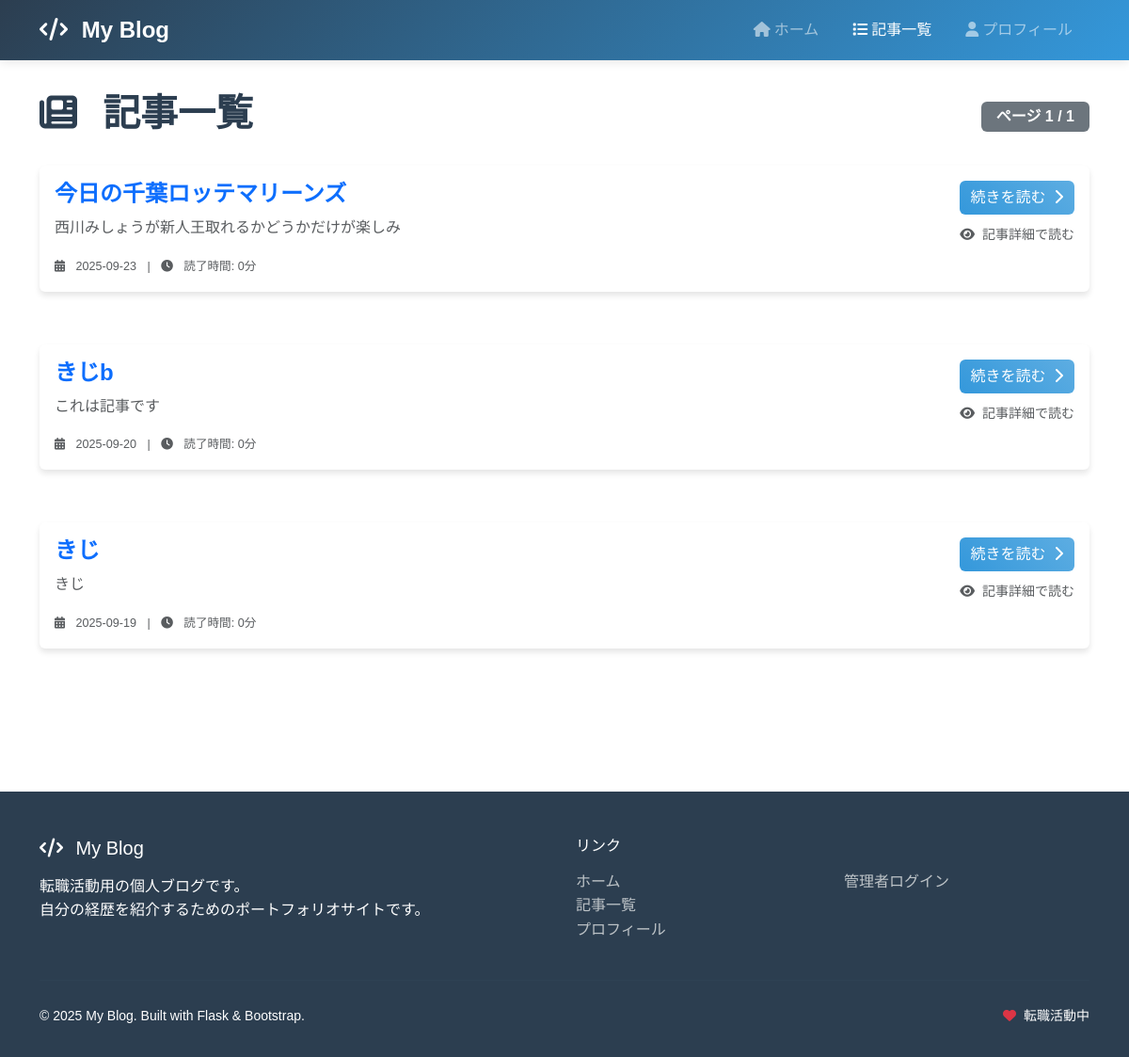
Page /posts on the earlier database version.
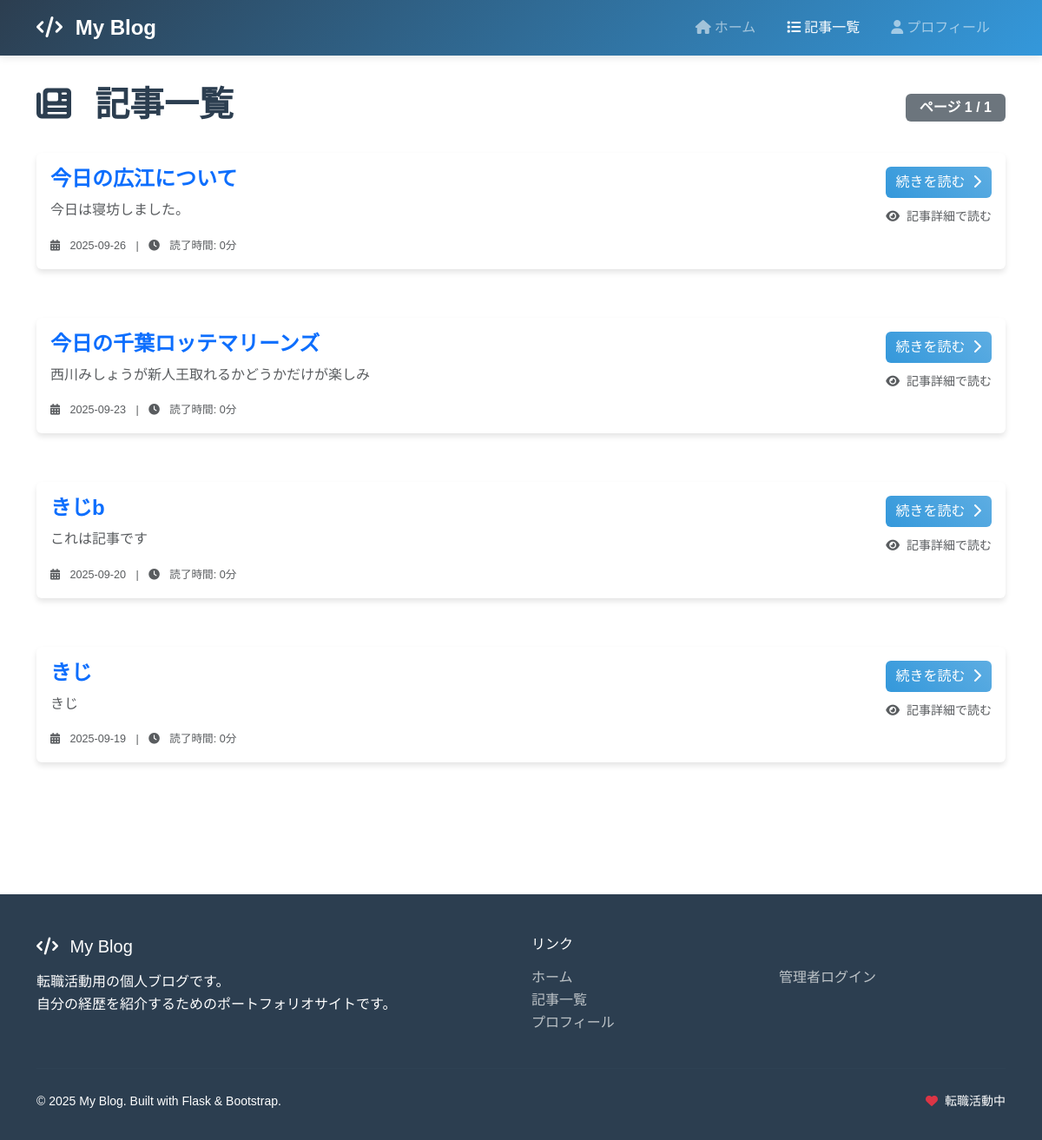
Same page on the later database version.
### app.py (models this page shows, shortened)
class Post(db.Model):
    __tablename__ = 'posts'
    id = db.Column(db.Integer, primary_key=True)
    title = db.Column(db.String(200), nullable=False)
    content = db.Column(db.Text, nullable=False)
    created_at = db.Column(db.DateTime, default=datetime.now)
    updated_at = db.Column(db.DateTime, default=datetime.now, onupdate=datetime.now)
    is_published = db.Column(db.Boolean, default=False)
    def get_summary(self, length=150):
        return self.content[:length] + '...' if len(self.content) > length else self.content

### app.py (the view)
@app.route('/posts')
def posts_list():
    page = request.args.get('page', 1, type=int)
    per_page = 10
    pagination = Post.query.filter_by(is_published=True) \
        .order_by(Post.created_at.desc()) \
        .paginate(page=page, per_page=per_page, error_out=False)
    posts = pagination.items
    posts_with_summary = []
    for post in posts:
        posts_with_summary.append({
            'id': post.id,
            'title': post.title,
            'summary': post.get_summary(200),
            'created_at': post.created_at.strftime('%Y-%m-%d %H:%M:%S')
        })
    return render_template('frontend/posts_list.html',
                           posts=posts_with_summary,
                           page=page,
                           total_pages=pagination.pages,
                           has_prev=pagination.has_prev,
                           has_next=pagination.has_next)

### templates/frontend/posts_list.html (shortened to what this page needs)
{% extends "frontend/base.html" %}
{% block content %}
<div class="row mb-4">
    <div class="col-12">
        <div class="d-flex justify-content-between align-items-center">
            <div>
                <h1 class="display-6 fw-bold">
                    <i class="fas fa-newspaper me-3"></i>
                    記事一覧
                </h1>
            </div>
            <div class="text-end">
                <div class="badge bg-secondary fs-6 px-3 py-2">
                    ページ {{ page }} / {{ total_pages }}
                </div>
            </div>
        </div>
    </div>
</div>
{% if posts %}
<div class="row">
    {% for post in posts %}
    <div class="col-12 mb-4">
        <div class="card">
            <div class="card-body">
                <div class="row">
                    <div class="col-md-8">
                        <h4 class="card-title">
                            <a href="{{ url_for('post_detail', post_id=post.id) }}"
                               class="text-decoration-none">
                                {{ post.title }}
                            </a>
                        </h4>
                        <p class="card-text text-muted">
                            {{ post.summary }}
                        </p>
                        <div class="post-meta">
                            <small class="text-muted">
                                <i class="fas fa-calendar-alt me-2"></i>
                                {{ post.created_at[:10] }}
                                <span class="mx-2">|</span>
                                <i class="fas fa-clock me-2"></i>
                                読了時間: {{ (post.summary|length / 100)|round|int }}分
                            </small>
                        </div>
                    </div>
                    <div class="col-md-4 text-md-end">
                        <div class="mt-3 mt-md-0">
                            <a href="{{ url_for('post_detail', post_id=post.id) }}"
                               class="btn btn-primary">
                                続きを読む
                                <i class="fas fa-chevron-right ms-1"></i>
                            </a>
                        </div>
                        <div class="mt-2">
                            <small class="text-muted">
                                <i class="fas fa-eye me-1"></i>
                                記事詳細で読む
                            </small>
                        </div>
                    </div>
                </div>
            </div>
        </div>
    </div>
    {% endfor %}
</div>
{% endif %}
{% endblock %}

### templates/frontend/base.html (shortened to what this page needs)
<!DOCTYPE html>
<html lang="ja">
<head>
    <link href="https://cdnjs.cloudflare.com/ajax/libs/bootstrap/5.3.0/css/bootstrap.min.css" rel="stylesheet">
    <link href="https://cdnjs.cloudflare.com/ajax/libs/font-awesome/6.4.0/css/all.min.css" rel="stylesheet">
    <link href="https://cdn.jsdelivr.net/npm/bootstrap@5.3.0/dist/css/bootstrap.min.css" rel="stylesheet">
    <link rel="stylesheet" href="{{ url_for('static', filename='css/base_style.css') }}">
</head>
<body>
    <nav class="navbar navbar-expand-lg navbar-dark">
        <div class="container">
            <a class="navbar-brand" href="{{ url_for('home') }}">
                <i class="fas fa-code me-2"></i>
                My Blog
            </a>
            <div class="collapse navbar-collapse" id="navbarNav">
                <ul class="navbar-nav ms-auto">
                    <li class="nav-item">
                        <a class="nav-link {% if request.endpoint == 'home' %}active{% endif %}"
                           href="{{ url_for('home') }}">
                            <i class="fas fa-home me-1"></i>ホーム
                        </a>
                    </li>
                    <li class="nav-item">
                        <a class="nav-link {% if request.endpoint == 'posts_list' %}active{% endif %}"
                           href="{{ url_for('posts_list') }}">
                            <i class="fas fa-list me-1"></i>記事一覧
                        </a>
                    </li>
                    <li class="nav-item">
                        <a class="nav-link {% if request.endpoint == 'about' %}active{% endif %}"
                           href="{{ url_for('about') }}">
                            <i class="fas fa-user me-1"></i>プロフィール
                        </a>
                    </li>
                </ul>
            </div>
        </div>
    </nav>
    <main class="main-content">
        <div class="container">
            {% block content %}{% endblock %}
        </div>
    </main>
    <footer class="footer">
        <div class="container">
            <div class="row">
                <div class="col-md-6">
                    <h5 class="mb-3">
                        <i class="fas fa-code me-2"></i>
                        My Blog
                    </h5>
                    <p class="mb-3">
                        転職活動用の個人ブログです。<br>
                        自分の経歴を紹介するためのポートフォリオサイトです。
                    </p>
                </div>
                <div class="col-md-6">
                    <h6 class="mb-3">リンク</h6>
                    <div class="row">
                        <div class="col-6">
                            <ul class="list-unstyled">
                                <li><a href="{{ url_for('home') }}">ホーム</a></li>
                                <li><a href="{{ url_for('posts_list') }}">記事一覧</a></li>
                                <li><a href="{{ url_for('about') }}">プロフィール</a></li>
                            </ul>
                        </div>
                        <div class="col-6">
                            <ul class="list-unstyled">
                                <li><a href="{{ url_for('login') }}">管理者ログイン</a></li>
                            </ul>
                        </div>
                    </div>
                </div>
            </div>
            <hr class="my-4" style="border-color: #34495e;">
            <div class="row align-items-center">
                <div class="col-md-6">
                    <small>&copy; 2025 My Blog. Built with Flask & Bootstrap.</small>
                </div>
                <div class="col-md-6 text-md-end">
                    <small>
                        <i class="fas fa-heart text-danger me-1"></i>
                        転職活動中
                    </small>
                </div>
            </div>
        </div>
    </footer>
</body>
</html>

### static/css/base_style.css (style rules this page uses)
:root { --primary-color: #2c3e50; --secondary-color: #3498db; --accent-color: #e74c3c; --text-color: #2c3e50; --light-bg: #f8f9fa; --border-color: #dee2e6; }
body { font-family: 'Noto Sans JP', sans-serif; line-height: 1.6; color: var(--text-color); }
.navbar { background: linear-gradient(135deg, var(--primary-color) 0%, var(--secondary-color) 100%); box-shadow: 0 2px 10px rgba(0,0,0,0.1); }
.navbar-brand { font-weight: 700; font-size: 1.5rem; }
.navbar-nav .nav-link { font-weight: 500; margin: 0 10px; transition: all 0.3s ease; }
.main-content { min-height: calc(100vh - 200px); padding: 2rem 0; }
.card { border: none; box-shadow: 0 4px 6px rgba(0,0,0,0.1); transition: all 0.3s ease; margin-bottom: 2rem; }
.card-title { color: var(--primary-color); font-weight: 600; }
.btn-primary { background: linear-gradient(45deg, var(--secondary-color), #5dade2); border: none; font-weight: 500; transition: all 0.3s ease; }
.footer { background: var(--primary-color); color: white; padding: 3rem 0 2rem; margin-top: 4rem; }
.footer a { color: #bdc3c7; text-decoration: none; transition: color 0.3s ease; }
.post-meta { color: #7f8c8d; font-size: 0.9rem; }

Differences in the rows shown:
added Post: title "今日の広江について", summary "今日は寝坊しました。", created_at "2025-09-26", summary "0"
